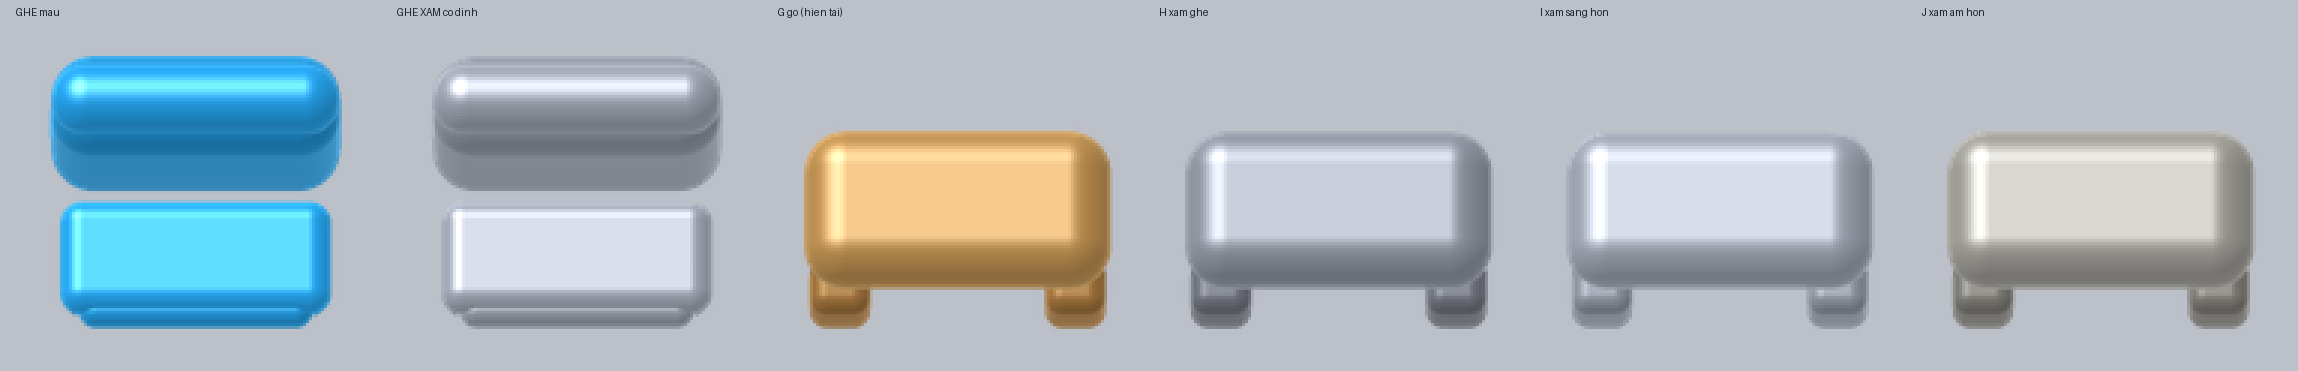

Write the Python code that produced this figure.
"""Bake a seat and several candidate tables side by side, at the board's own
camera and light, so a shape can be judged against what it will stand next to.

The atlas takes twelve seconds to rebuild and the game another twenty to load,
which is a slow loop for a question that is only "does this belong". This bakes
the two pieces alone and puts them shoulder to shoulder."""
import math, sys
from PIL import Image, ImageDraw
from toy3d import Cam, bake, colorize, _bounds
from assets import rbox, seat_parts, PALETTE, CELL, WOOD, WOOD_DARK

# The grey seat's own colour, so a grey table can be judged against the piece it
# is borrowing its meaning from.
GY = PALETTE["grey"]
GY_D = tuple(int(c * 0.78) for c in GY)

SCALE, PITCH, PAD = 74, 1.33, 10


def fit(parts, pad=PAD):
    prims = [q for p in parts for q in p["geo"]]
    cam0 = Cam(yaw=0.0, pitch=PITCH, scale=SCALE, ox=0, oy=0)
    lo, hi = _bounds(cam0.to_view(prims))
    x0, x1 = lo[0] * SCALE - pad, hi[0] * SCALE + pad
    y0, y1 = -hi[1] * SCALE - pad, -lo[1] * SCALE + pad
    W, H = int(math.ceil(x1 - x0)), int(math.ceil(y1 - y0))
    cam = Cam(yaw=0.0, pitch=PITCH, scale=SCALE, ox=-x0, oy=-y0)
    return bake(parts, cam, W, H)


def table(w_off, top, thick, leg, wood=WOOD, dark=WOOD_DARK, spec=.46, r=.10):
    """w_off: how much narrower than a cell. top: how high the surface sits."""
    W = CELL - w_off
    D = W * 0.80
    P = [dict(geo=rbox((0, top, 0), (W, thick, D), r), fixed=wood, spec=spec, shin=20),
         dict(geo=rbox((0, top - thick * .82, 0), (W - .16, thick * .55, D - .16), r * .5),
              fixed=dark, spec=.30)]
    for sx in (-1, 1):
        for sz in (-1, 1):
            P.append(dict(geo=rbox((sx * (W / 2 - leg), (top - thick) / 2, sz * (D / 2 - leg)),
                                   (leg * 1.6, top - thick, leg * 1.6), leg * .5),
                          fixed=dark, spec=.26))
    return P


def wide(w_off, top, thick, apron, leg, r=.16, spec=.50):
    """The seat's proportion: wide, low, and read as two horizontal bands with a
    gap between them - which is the silhouette the eye actually matches on."""
    W = CELL - w_off
    D = W * 0.52
    P = [dict(geo=rbox((0, top, 0), (W, thick, D), r), fixed=WOOD, spec=spec, shin=20)]
    if apron:
        P.append(dict(geo=rbox((0, top - thick / 2 - apron * .75, 0),
                               (W - .22, apron, D - .18), r * .45), fixed=WOOD_DARK, spec=.34))
    base = top - thick / 2 - (apron or 0)
    for sx in (-1, 1):
        for sz in (-1, 1):
            P.append(dict(geo=rbox((sx * (W / 2 - leg), base / 2, sz * (D / 2 - leg * .7)),
                                   (leg * 1.7, base, leg * 1.7), leg * .5),
                          fixed=WOOD_DARK, spec=.26))
    return P


def wide_c(wood, dark, **kw):
    P = wide(.22, .74, .34, .18, .16, r=.19, **kw)
    for q in P:
        q["fixed"] = wood if q["fixed"] == WOOD else dark
    return P


OPTS = [
    ("G go (hien tai)", wide(.22, .74, .34, .18, .16, r=.19)),
    ("H xam ghe",       wide_c(GY, GY_D)),
    ("I xam sang hon",  wide_c(tuple(min(255, int(c * 1.10)) for c in GY), GY)),
    ("J xam am hon",    wide_c((166, 164, 158), (132, 130, 124))),
]

seat = colorize(fit(seat_parts(1)), PALETTE["sky"])
grey = colorize(fit(seat_parts(1)), PALETTE["grey"])
tiles = [("GHE mau", seat), ("GHE XAM co dinh", grey)]     + [(n, colorize(fit(p), (255, 255, 255))) for n, p in OPTS]

Z = 3
pad, head = 12, 26
w = max(t[1].size[0] for t in tiles) * Z
h = max(t[1].size[1] for t in tiles) * Z
out = Image.new("RGB", (len(tiles) * (w + pad) + pad, h + head + pad), (188, 192, 200))
d = ImageDraw.Draw(out)
for i, (name, im) in enumerate(tiles):
    big = im.resize((im.size[0] * Z, im.size[1] * Z), Image.NEAREST)
    x = pad + i * (w + pad)
    out.paste(big, (x + (w - big.size[0]) // 2, head + (h - big.size[1])), big)
    d.text((x + 4, 6), name, fill=(30, 34, 48))
out.save("table_preview.png")
print("table_preview.png", out.size)
